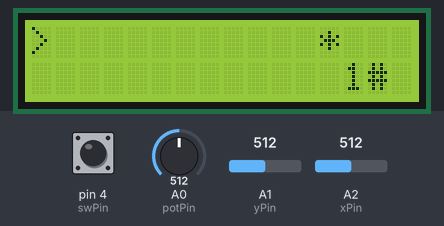
Bench run of a sketch on a simulated Arduino Uno, built with avr-gcc and run on an emulated ATmega328P. Shown: 16×2 character LCD. Inputs (shaded band) come from the test bench; at power-on: A0 (potPin) = 512, A1 (yPin) = 512, A2 (xPin) = 512, pin 4 (swPin) HIGH. Random numbers use the default seed unless the sketch sets one.

Above: at 1.2 s.
1.3 s: A0 (potPin) set to 638
At 2.1 s:
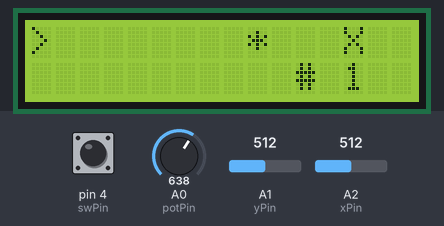
3.1 s: A0 (potPin) set to 651
5.8 s: A1 (yPin) set to 790
8.8 s: A1 (yPin) set to 818
At 9.09 s:
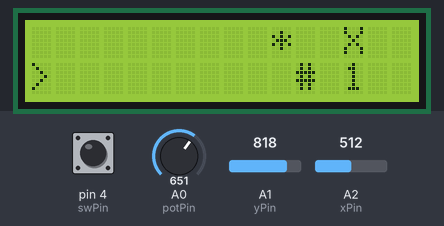
11.2 s: A2 (xPin) set to 810
At 11.71 s:
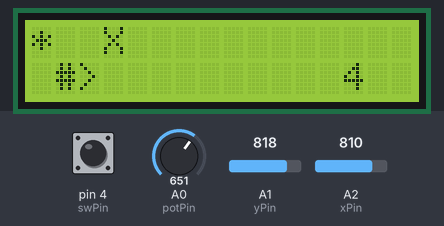
13.8 s: pin 4 (swPin) pulled LOW for 3.2 s
At 17.1 s:
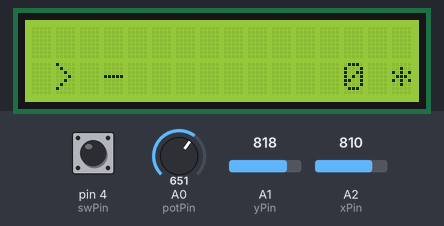

The sketch:

space_shooting.ino
```cpp
#include <LiquidCrystal_I2C.h>
#include <Wire.h>

LiquidCrystal_I2C lcd(0x27, 16, 2);
const int xPin = A2, yPin = A1, potPin = A0, swPin = 4;

const int MAX_ASTEROIDS = 3;
int astX[MAX_ASTEROIDS] = {16, 18, 20};
int astY[MAX_ASTEROIDS] = {0, 1, 0};
char astChar[MAX_ASTEROIDS] = {'*', '#', 'X'};

int shipX = 0, shipY = 0;
int laserX = -1, laserY = -1;
unsigned long startTime = 0;

void setup() {
  lcd.init();
  lcd.backlight();
  pinMode(xPin, INPUT);
  pinMode(yPin, INPUT);
  pinMode(potPin, INPUT);
  pinMode(swPin, INPUT_PULLUP);
  startTime = millis();
}

void loop() {
  int xVal = analogRead(xPin);
  int yVal = analogRead(yPin);
  int speed = map(analogRead(potPin), 0, 1023, 600, 50);

  if (xVal < 200 && shipX > 0) shipX--;
  if (xVal > 800 && shipX < 15) shipX++;
  if (yVal > 800) shipY = 1;
  if (yVal < 200) shipY = 0;

  if (digitalRead(swPin) == LOW && laserX == -1) {
    laserX = shipX + 1;
    laserY = shipY;
  }
  if (laserX != -1) {
    laserX++;
    if (laserX > 15) laserX = -1;
  }

  lcd.clear();
  for (int i = 0; i < MAX_ASTEROIDS; i++) {
    astX[i]--;
    if (astX[i] < 0) {
      astX[i] = 16;
      astY[i] = random(0, 2);
    }

    if (laserX == astX[i] && laserY == astY[i]) {
      astX[i] = 16;
      laserX = -1;
    }

    if (astX[i] == shipX && astY[i] == shipY) {
      gameOver();
    }

    lcd.setCursor(astX[i], astY[i]);
    lcd.print(astChar[i]);
  }

  lcd.setCursor(shipX, shipY);
  lcd.print(">");
  if (laserX != -1) {
    lcd.setCursor(laserX, laserY);
    lcd.print("-");
  }

  unsigned long secondsAlive = (millis() - startTime) / 1000;
  lcd.setCursor(13, 1);
  lcd.print(secondsAlive);

  delay(speed);
}

void gameOver() {
  unsigned long finalScore = (millis() - startTime) / 1000;
  lcd.clear();
  lcd.print("GAME OVER!");
  lcd.setCursor(0, 1);
  lcd.print("Score: ");
  lcd.print(finalScore);
  delay(3000);

  startTime = millis();
  shipX = 0;
  for (int i = 0; i < MAX_ASTEROIDS; i++) astX[i] = 16 + (i * 2);
}
```

Measured:
- the behaviour switches between 800 and 801 on A1 (yPin) (found by bisection; images 1 and 2)
